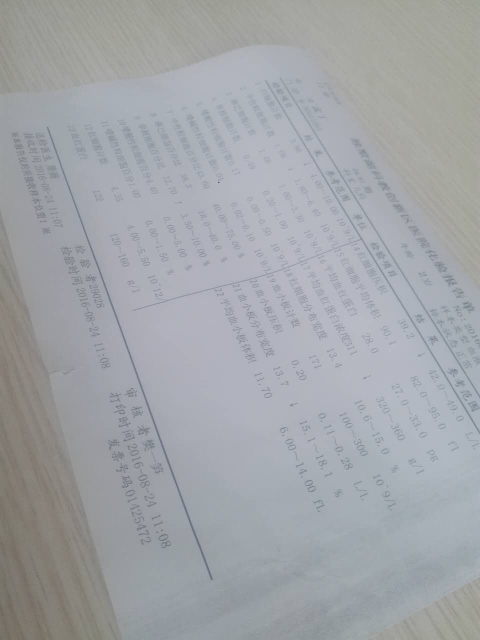
#> input picture BloodTestReportOCR/origin_pics/bloodtestreport3.jpg, 960 x 1280 px, found by its file name (shown at 1/2 size)
$ python img.py   (older library calls are emulated)
#> lines starting #> are read from the running program, lines starting #| are printed output that depends on the picture
# -*- coding:utf-8 -*-
from skimage import io, data, color, img_as_float ,img_as_ubyte, transform, exposure, filters
import numpy as np
import math

# 读取图片
img = io.imread('d:/OCR/bloodtestreport3.jpg')
#> img is the input picture: shape (1280, 960, 3); mean R, G, B 161.8, 164.8, 169
# img = io.imread('d:/OCR/picture.jpg', as_grey=True)

# 图片编码类型
print(img.dtype.name)
#| uint8

# 确定阈值
thresh = filters.threshold_isodata(img)
#> thresh = 158
print(thresh)
#| 158

# [21 lines of commented-out code are left out]
if exposure.is_low_contrast(img):
    # 修改强度
    image = np.array([50, 100, 150], dtype=np.uint8)
    image = image * 1.0
    mat = exposure.rescale_intensity(image)
    print(mat)

# 1.计算图像的RGB像素均值– M
# 2.对图像的每个像素点Remove平均值-M
# 3.对去掉平均值以后的像素点 P乘以对比度系数
# 4.对步骤上处理以后的像素P加上 M乘以亮度系统
# 5.对像素点RGB值完成重新赋值

img = np.array(img)
mean = np.mean(img)
#> mean = 165.2
img = img - mean
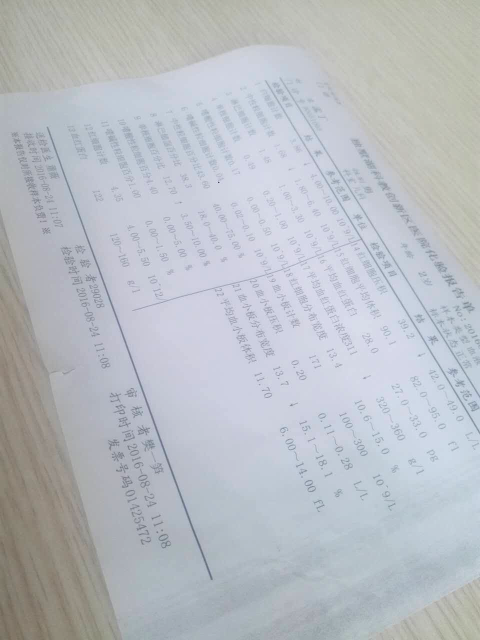
#> img: shape (1280, 960, 3) float64 (shown at 1/2 size); mean R, G, B -3.4, -0.4, 3.8; drawn with min black and max white
img = img*1.5 + mean*0.7 #修对比度和亮度
# img = img/255.0
# print(img)

# 亮暗调节
# img = exposure.adjust_gamma(img, 1 - math.pow(thresh/255.0 * 1.0, 4))

# 对数调整
#> (the run stopped early here; a loop or call above may not have finished)

$ run again, with BloodTestReportOCR/origin_pics/bloodtestreport1.jpg copied over BloodTestReportOCR/origin_pics/bloodtestreport3.jpg
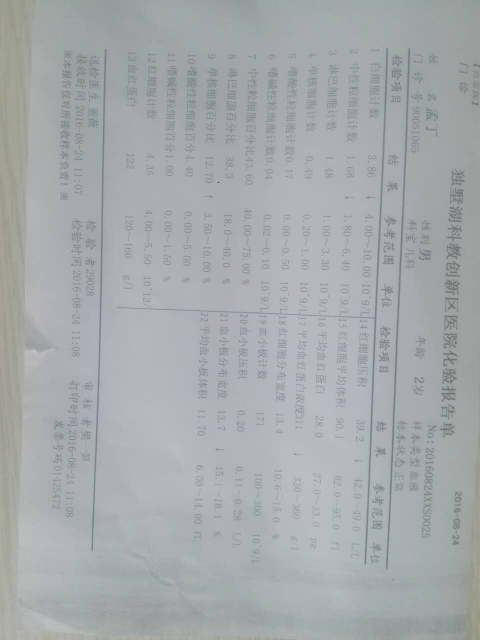
#> input picture BloodTestReportOCR/origin_pics/bloodtestreport1.jpg, 960 x 1280 px, found by its file name (shown at 1/2 size)
#> img is the input picture: shape (1280, 960, 3); mean R, G, B 166.5, 170, 173.2
#| uint8
#> thresh = 167
#| 167
#> mean = 169.9
#> `img = img - mean`:
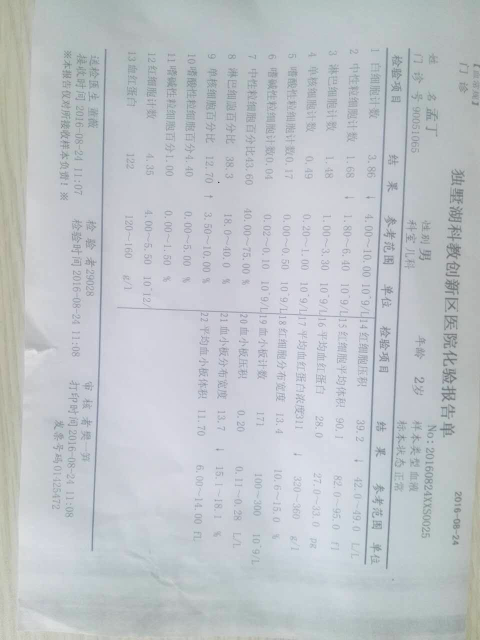
#> img: shape (1280, 960, 3) float64 (shown at 1/2 size); mean R, G, B -3.4, 0.1, 3.3; drawn with min black and max white

$ run again, with BloodTestReportOCR/origin_pics/bloodtestreport2.jpg copied over BloodTestReportOCR/origin_pics/bloodtestreport3.jpg
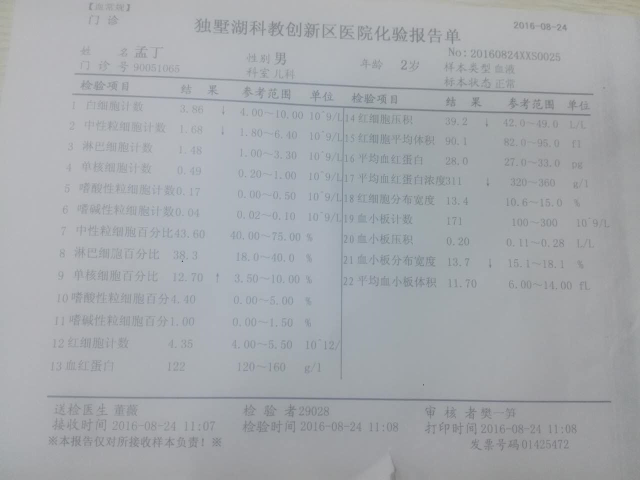
#> input picture BloodTestReportOCR/origin_pics/bloodtestreport2.jpg, 1280 x 960 px, found by its file name (shown at 1/2 size)
#> img is the input picture: shape (960, 1280, 3); mean R, G, B 165.1, 168.6, 172.6
#| uint8
#> thresh = 167
#| 167
#> mean = 168.8
#> `img = img - mean`:
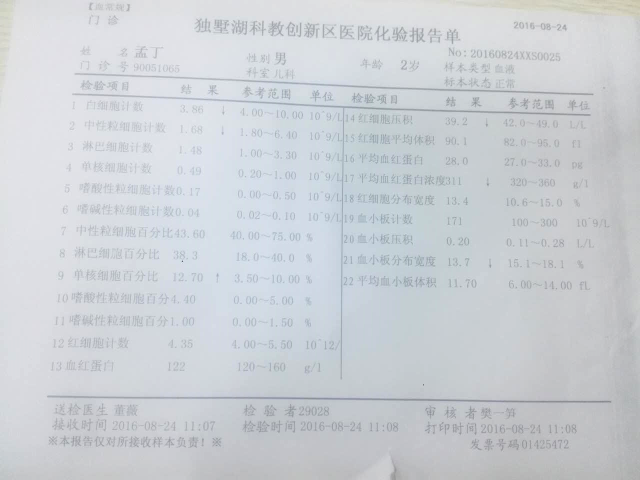
#> img: shape (960, 1280, 3) float64 (shown at 1/2 size); mean R, G, B -3.6, -0.2, 3.8; drawn with min black and max white
